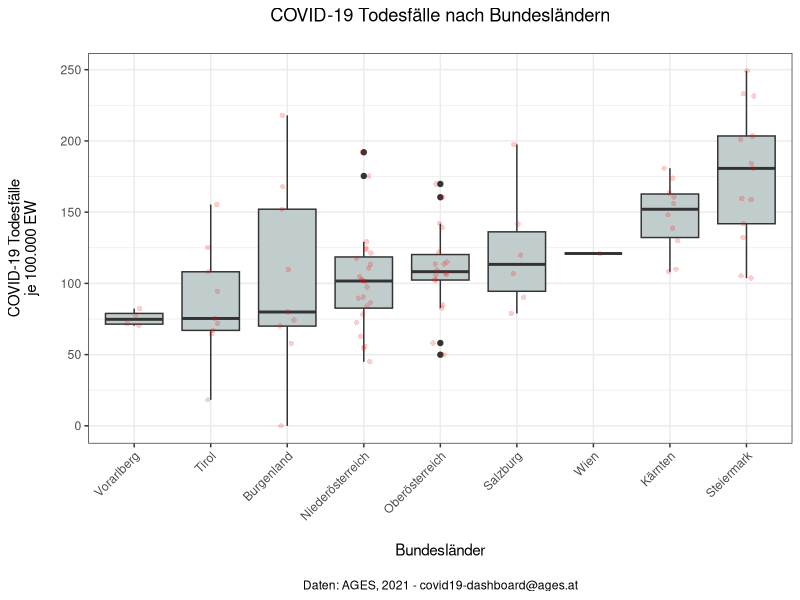

Recreate this plot in R. (Note: this script raises an error after producing the figure.)
## ---- chunk 1
myScriptname <- "11_gruppenunterschiede_v2"

knitr::asis_output(paste(
  "<p><strong>tl;dr: </strong>",
  "<a href=\"https://kamihoeferl.at/lehre/vu_sozwiss_1/",
  myScriptname,
  ".R\" type=\"application/octet-stream\">Her mit dem Code!</a></p>",
  sep = ""))
## ---- chunk 2
library(tidyverse)
library(scales)

agesRohdaten <- read.csv2("data/agesRohdaten_25-05-21.csv", encoding = "UTF-8") %>%
  as_tibble()
covidCases <- agesRohdaten %>%
  mutate(Anzahl_100k = Anzahl/(AnzEinwohner/100000),
         AnzahlTot_100k = AnzahlTot/(AnzEinwohner/100000),
         Anzahl7Tage_100k = AnzahlFaelle7Tage/(AnzEinwohner/100000))
covidCases <- covidCases %>%
  mutate(bula = factor(floor(GKZ/100),
                       levels = c(1:9),
                       labels = c("Burgenland",
                                  "Kärnten",
                                  "Niederösterreich",
                                  "Oberösterreich",
                                  "Salzburg",
                                  "Steiermark",
                                  "Tirol",
                                  "Vorarlberg",
                                  "Wien")
                       )
         )
## ---- chunk 3
ggplot(covidCases, aes(x = forcats::fct_reorder(bula, AnzahlTot_100k, median), y = AnzahlTot_100k)) +
  geom_boxplot(fill = "azure3") +
  geom_jitter(shape=16, position=position_jitter(0.1),
              color = "red", alpha = 0.2) +
  theme_bw() +
  theme(plot.title = element_text(hjust = 0.5),
        plot.caption = element_text(hjust = 0.5),
        axis.text.x=element_text(angle = 45, hjust = 1)) +
  labs(title = "COVID-19 Todesfälle nach Bundesländern\n",
       x = "\nBundesländer",
       y = "COVID-19 Todesfälle\nje 100.000 EW\n",
       caption = "\nDaten: AGES, 2021 - covid19-dashboard@ages.at")
## ---- chunk 4
knitr::include_graphics("images/EH5_1_Gruppenunterschiede-Slide-4_cut.png")
## ---- chunk 5
ggplot(covidCases, aes(sample = AnzahlTot_100k)) +
  stat_qq(color = "red") +
  stat_qq_line()
## ---- chunk 6
ggplot(covidCases, aes(sample = AnzahlTot_100k, color = bula)) +
  stat_qq() +
  stat_qq_line() +
  facet_wrap(~ bula)
## ---- chunk 7
library(rstatix)

# Wien entfernen, da nur 1 Beobachtung in diesem Bundesland
covidCasesNoVie <- covidCases %>%
  filter(bula != "Wien")

covidCasesNoVie %>%
  # group_by(bula) %>%
  rstatix::shapiro_test(AnzahlTot_100k) %>%
  arrange(p)
## ---- chunk 8
covidCasesNoVie %>%
  rstatix::levene_test(AnzahlTot_100k ~ bula) %>%
  knitr::kable()
## ---- chunk 9
covidCasesNoVie %>%
  rstatix::anova_test(AnzahlTot_100k ~ bula) %>%
  knitr::kable()
## ---- chunk 10
covidCasesNoVie %>%
  rstatix::tukey_hsd(AnzahlTot_100k ~ bula) %>%
  select(group1, group2, estimate, p.adj, p.adj.signif) %>%
  arrange(p.adj)
## ---- chunk 11
covidCasesNoVie %>%
  welch_anova_test(AnzahlTot_100k ~ bula) %>%
  knitr::kable()
## ---- chunk 12
covidCasesNoVie %>% 
  games_howell_test(AnzahlTot_100k ~ bula) %>%
  select(group1, group2, estimate, p.adj, p.adj.signif) %>%
  arrange(p.adj)
## ---- chunk 13
Trendfragen <- read.csv2("data/Trendfragen_Corona_45-20/ZA7677_v1-0-0.csv", encoding = "UTF-8")
SelTrendfragen <- Trendfragen %>%
  select(s7, bcor1_1) %>%
  mutate(bcor1_1 = factor(bcor1_1, exclude = c("k.A.", "weiß nicht")),
         s7 = factor(s7, exclude = "-1")) %>%
  filter(!is.na(bcor1_1) & !is.na(s7))
## ---- chunk 14
table(SelTrendfragen$s7) %>%
  knitr::kable("simple", col.names = c("s7", "Freq"))
table(SelTrendfragen$bcor1_1) %>%
  knitr::kable("simple", col.names = c("bcor1_1", "Freq"))
## ---- chunk 15
SelTrendfragen <- SelTrendfragen %>%
  mutate(bcor1_1 = forcats::fct_relevel(bcor1_1,
                                        c("sehr große Sorgen",
                                          "große Sorgen",
                                          "weniger große Sorgen",
                                          "keine Sorgen")
                                        )
         )
## ---- chunk 16
# Kontingenztabelle ermitteln & als Dataframe ablegen
konttab <- table(SelTrendfragen$bcor1_1, SelTrendfragen$s7) %>%
  prop.table(., margin = 2) %>%   # 2 ... Spaltenprozent
  round(., 2) %>%
  as.data.frame()

vis.order <- konttab %>%
  filter(Var1 == "keine Sorgen") %>%
  arrange(Freq) %>%
  select(Var2)
vis.order.vector <- as.character(vis.order$Var2)

# Datensatz für Visualisierung vorbereiten
vis.data.1 <- SelTrendfragen
vis.data.1$s7 <- factor(SelTrendfragen$s7, levels = vis.order.vector)

ggplot(vis.data.1, aes(x = s7, fill = bcor1_1)) +
  geom_bar(position = "fill", color = "black", width = 0.7) +
  scale_y_continuous(labels = scales::percent) +
  coord_flip() +
  theme_bw() +
  theme(plot.title = element_text(hjust = 0.5),
        plot.subtitle = element_text(hjust = 0.5),
        plot.caption = element_text(hjust = 0.5),
        panel.grid.major.x = element_line(color = "gray")) +
  labs(title = "Sorge um Ansteckung nach Bundestagswahlabsicht\n",
       caption = "\n(Daten: Presse- und Informationsamt der Deutschen Bundesregierung, 2021)",
       x = "Bundestagswahlabsicht\n",
       y = "",
       fill = "Sorge um Ansteckung") +
  guides(fill = guide_legend(reverse = TRUE))

## ---- chunk 17
library(rstatix)
SelTrendfragen %>%
  kruskal_test(bcor1_1 ~ s7) 
  # knitr::kable("simple")
## ---- chunk 18
SelTrendfragen %>%
  dunn_test(bcor1_1 ~ s7, p.adjust.method = "holm") %>%
  select(group1, group2, p, p.adj, p.adj.signif) %>%
  filter(p.adj <= 0.1) %>%    # Blick auf die knapp nicht signifikanten Unterschiede
  arrange(group1) %>%         # Hervorheben der Unähnlichsten
  knitr::kable(digits = 3, "pipe")
